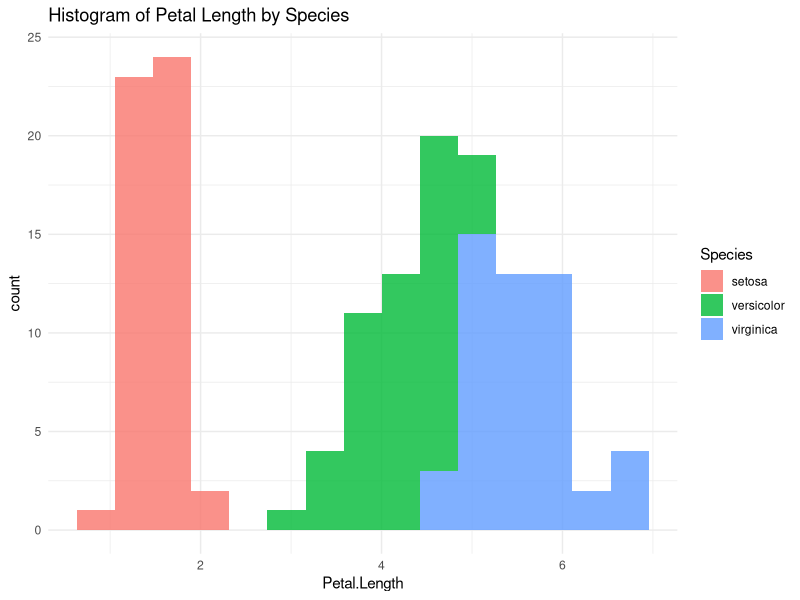
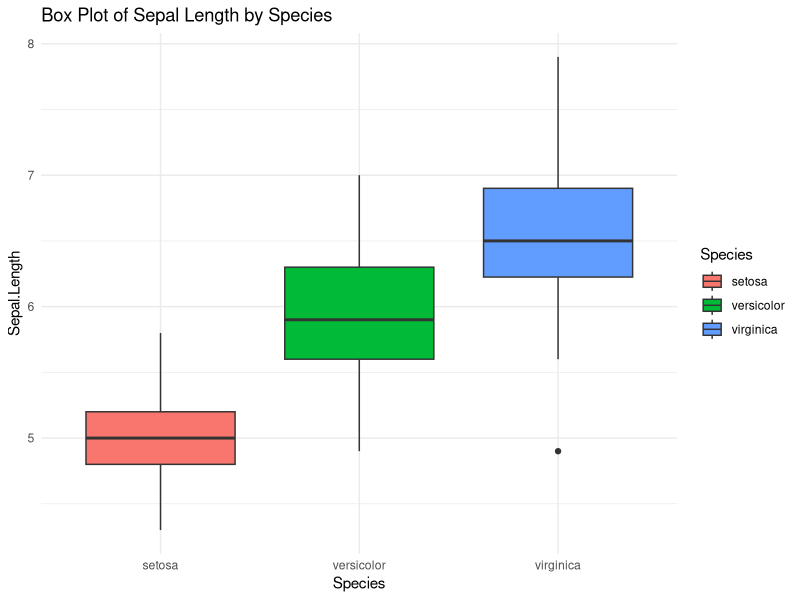
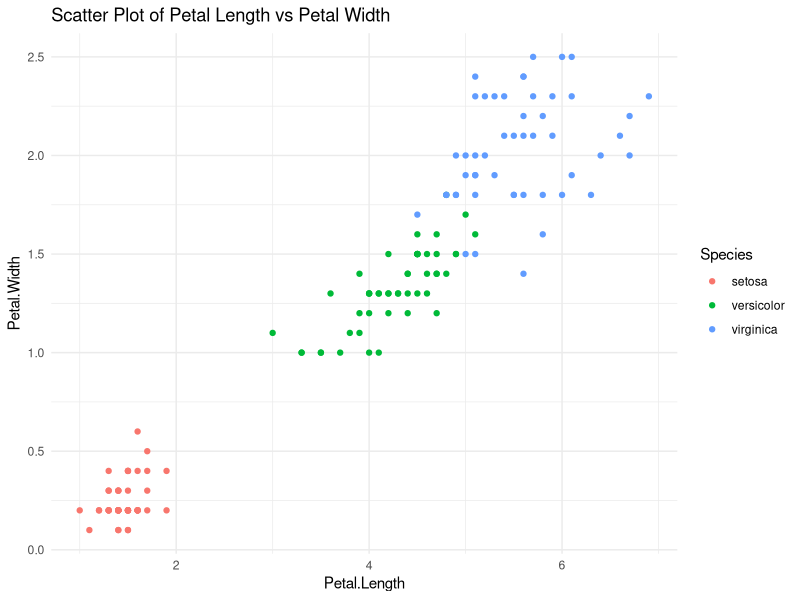
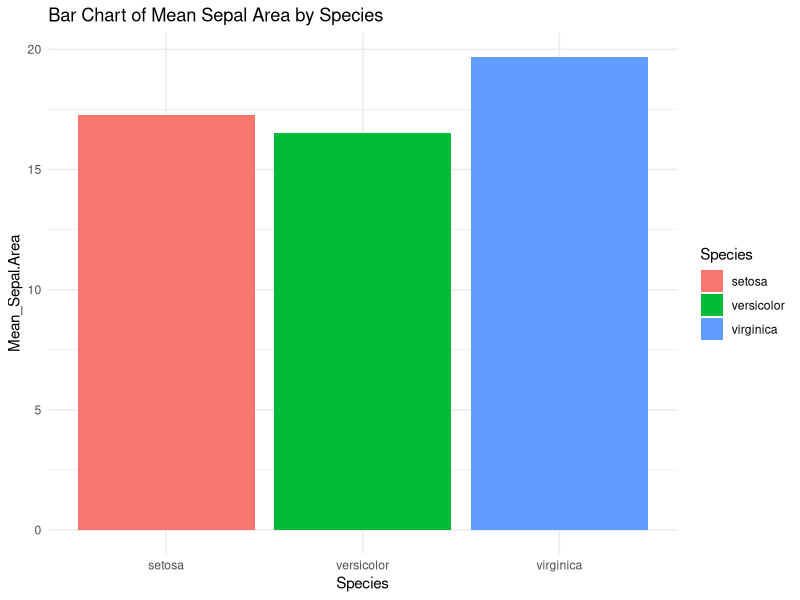
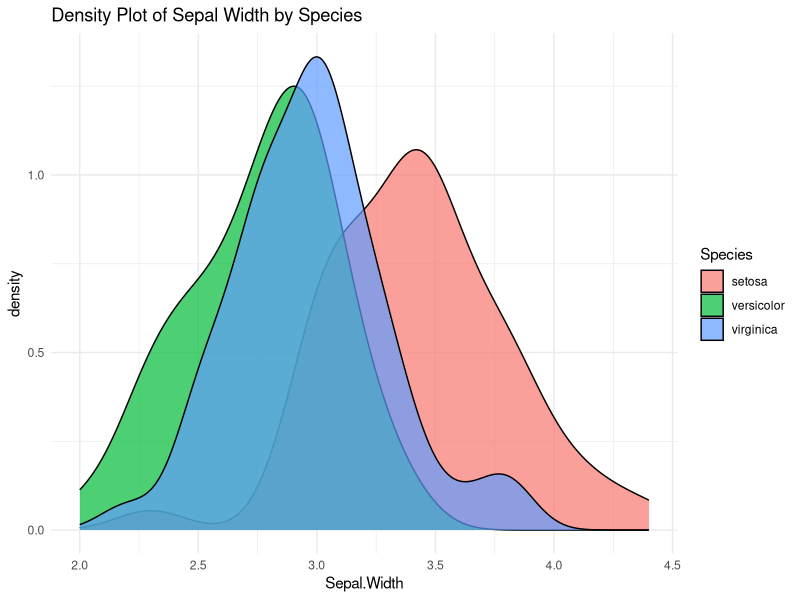
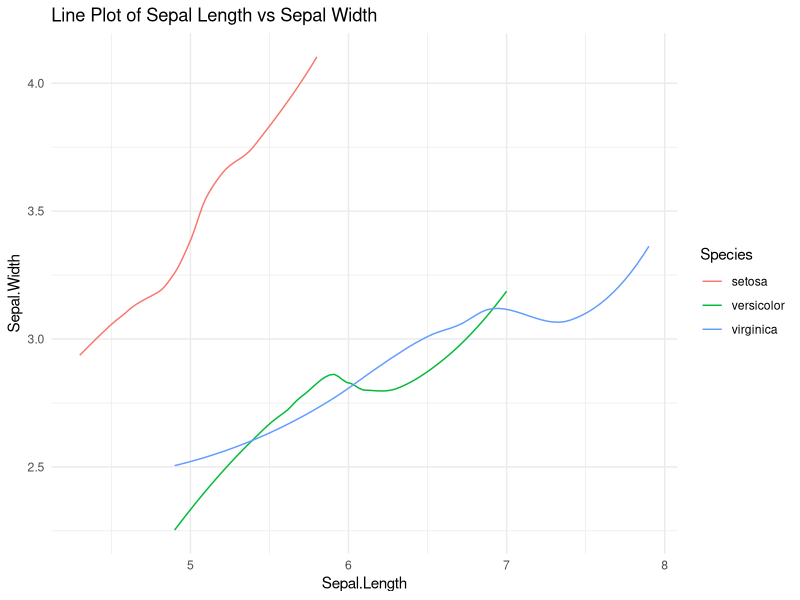
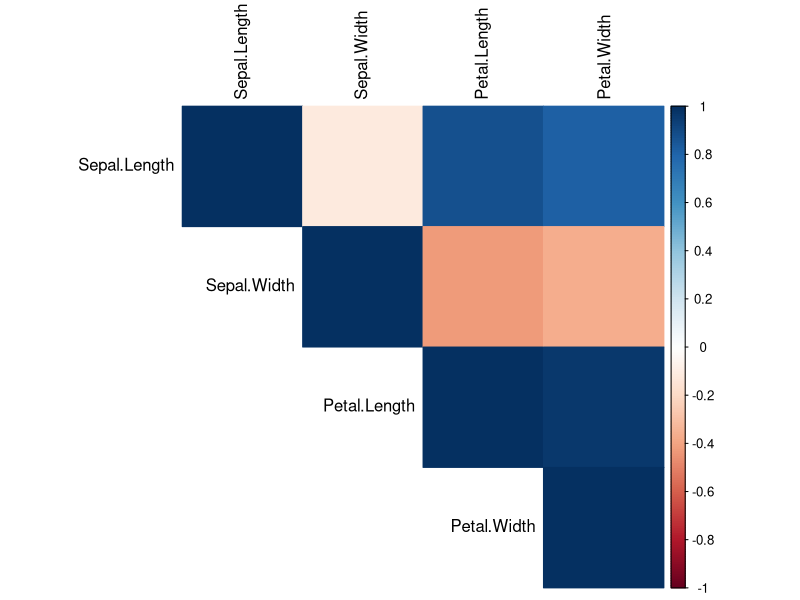
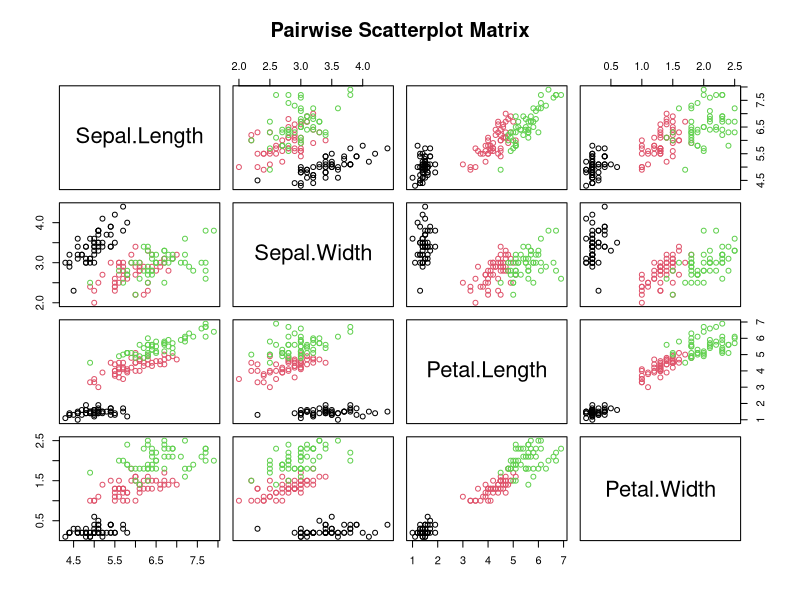

The R source for these figures, in order:
install.packages('tidyverse')
install.packages("corrplot")
library(tidyverse)
library(corrplot)
Data = iris
head(Data)
str(Data)
summary(Data)
sapply(Data, function(x) sum(is.na(x)))
# Data Transformation
iris_transformed <- iris %>%
  mutate(Petal.Area = Petal.Length * Petal.Width,
         Sepal.Area = Sepal.Length * Sepal.Width)
# Grouping and Summarization
summary_data <- iris_transformed %>%
  group_by(Species) %>%
  summarise(Mean_Petal.Area = mean(Petal.Area),
            Mean_Sepal.Area = mean(Sepal.Area),
            Mean_Petal.Length = mean(Petal.Length),
            Mean_Sepal.Length = mean(Sepal.Length))
summary_data
# Visualizations
# 1. Histogram of Petal Length
ggplot(iris_transformed, aes(x = Petal.Length, fill = Species)) +
  geom_histogram(bins = 15, alpha = 0.8) +
  theme_minimal() +
  ggtitle("Histogram of Petal Length by Species")
# 2. Box Plot
ggplot(iris_transformed, aes(x = Species, y = Sepal.Length, fill = Species)) +
  geom_boxplot() +
  theme_minimal() +
  ggtitle("Box Plot of Sepal Length by Species")
# 3. Scatter plot
ggplot(iris_transformed, aes(x = Petal.Length, y = Petal.Width, color = Species)) +
  geom_point() +
  theme_minimal() +
  ggtitle("Scatter Plot of Petal Length vs Petal Width")
# 4. Bar Chart
ggplot(summary_data, aes(x = Species, y = Mean_Sepal.Area, fill = Species)) +
  geom_bar(stat = "identity") +
  theme_minimal() +
  ggtitle("Bar Chart of Mean Sepal Area by Species")
# 5. Density Plot
ggplot(iris_transformed, aes(x = Sepal.Width, fill = Species)) +
  geom_density(alpha = 0.7) +
  theme_minimal() +
  ggtitle("Density Plot of Sepal Width by Species")
# 6. Line Plot
ggplot(iris_transformed, aes(x = Sepal.Length, y = Sepal.Width, color = Species)) +
  geom_line(stat = "smooth", method = "loess", se = FALSE) +
  theme_minimal() +
  ggtitle("Line Plot of Sepal Length vs Sepal Width")
# 7. Heatmap
cor_matrix <- cor(iris_transformed[, 1:4])
corrplot(cor_matrix, method = "color", type = "upper", tl.col = "black")
# 8. Pairwise Scatterplot
pairs(iris_transformed[1:4], col = iris_transformed$Species, 
      main = "Pairwise Scatterplot Matrix")
# 9. Box Plot
ggplot(iris_transformed, aes(x = Species, y = Petal.Area, fill = Species)) +
  geom_boxplot() +
  theme_minimal() +
  ggtitle("Box Plot of Petal Area by Species")
# 10. Histogram of Sepal Area
ggplot(iris_transformed, aes(x = Sepal.Area, fill = Species)) +
  geom_histogram(bins = 15, alpha = 0.7) +
  theme_minimal() +
  ggtitle("Histogram of Sepal Area by Species")

